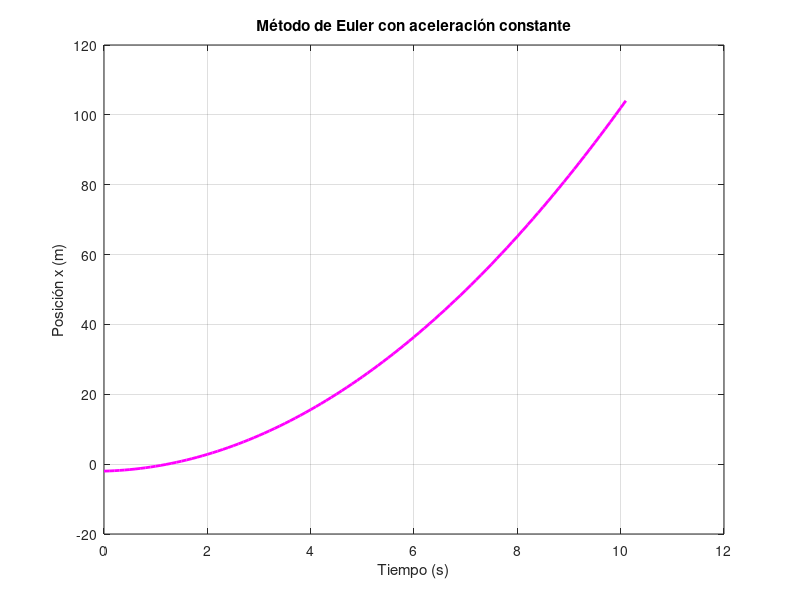

The MATLAB script that drew this image:
clear; clf; hold off;

% Condiciones iniciales
x0 = -2.0;        % Posición inicial (m)
v0 = 0.5;         % Velocidad inicial (m/s)
a = 2;            % Aceleración constante (m/s^2)
t0 = 0;           % Tiempo inicial (s)
tfin = 10;        % Tiempo final (s)
h = 0.1;          % Paso de tiempo
n = 0;            % Contador

% Inicialización
t = t0;
x = x0;
v = v0;

pt(1) = t;
px(1) = x;
pv(1) = v;

% Método de Euler
for t = t0:h:tfin
    n = n + 1;
    x = x + h * v;  % Euler para posición
    v = v + h * a;  % Euler para velocidad
    pt(n+1) = t + h;
    px(n+1) = x;
    pv(n+1) = v;
end

% Gráfica de la posición usando Euler
plot(pt, px, 'm', 'LineWidth', 2);
grid on;
xlabel('Tiempo (s)');
ylabel('Posición x (m)');
title('Método de Euler con aceleración constante');
